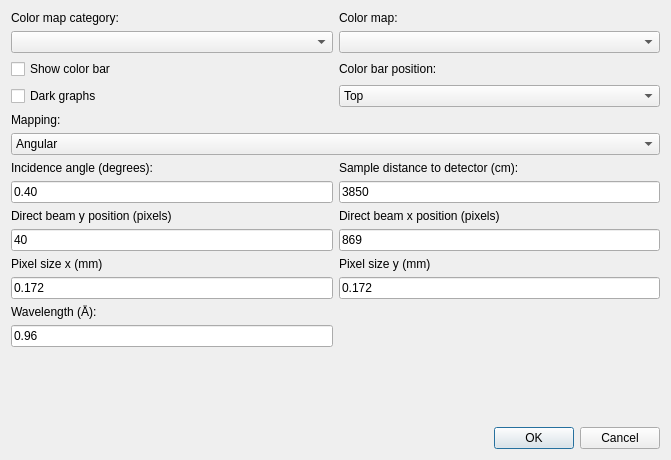
<?xml version="1.0" encoding="UTF-8"?>
<ui version="4.0">
 <class>Dialog</class>
 <widget class="QDialog" name="Dialog">
  <property name="geometry">
   <rect>
    <x>0</x>
    <y>0</y>
    <width>671</width>
    <height>460</height>
   </rect>
  </property>
  <property name="windowTitle">
   <string>Settings</string>
  </property>
  <layout class="QGridLayout" name="gridLayout">
   <item row="5" column="0">
    <widget class="QLabel" name="label_9">
     <property name="text">
      <string>Mapping:</string>
     </property>
    </widget>
   </item>
   <item row="11" column="0">
    <layout class="QGridLayout" name="gridLayout_2">
     <item row="1" column="1">
      <widget class="QLineEdit" name="sdd_line">
       <property name="text">
        <string>3850</string>
       </property>
      </widget>
     </item>
     <item row="8" column="0">
      <spacer name="verticalSpacer_2">
       <property name="orientation">
        <enum>Qt::Vertical</enum>
       </property>
       <property name="sizeHint" stdset="0">
        <size>
         <width>20</width>
         <height>40</height>
        </size>
       </property>
      </spacer>
     </item>
     <item row="3" column="0">
      <widget class="QLineEdit" name="dby_line">
       <property name="text">
        <string>40</string>
       </property>
      </widget>
     </item>
     <item row="5" column="1">
      <widget class="QLineEdit" name="ps_y_line">
       <property name="text">
        <string>0.172</string>
       </property>
      </widget>
     </item>
     <item row="1" column="0">
      <widget class="QLineEdit" name="ai_line">
       <property name="text">
        <string>0.40</string>
       </property>
      </widget>
     </item>
     <item row="0" column="0">
      <widget class="QLabel" name="label_3">
       <property name="text">
        <string>Incidence angle (degrees):</string>
       </property>
      </widget>
     </item>
     <item row="4" column="1">
      <widget class="QLabel" name="label_8">
       <property name="text">
        <string>Pixel size y (mm)</string>
       </property>
      </widget>
     </item>
     <item row="2" column="0">
      <widget class="QLabel" name="label_5">
       <property name="text">
        <string>Direct beam y position (pixels)</string>
       </property>
      </widget>
     </item>
     <item row="3" column="1">
      <widget class="QLineEdit" name="dbx_line">
       <property name="text">
        <string>869</string>
       </property>
      </widget>
     </item>
     <item row="2" column="1">
      <widget class="QLabel" name="label_6">
       <property name="text">
        <string>Direct beam x position (pixels)</string>
       </property>
      </widget>
     </item>
     <item row="5" column="0">
      <widget class="QLineEdit" name="ps_x_line">
       <property name="text">
        <string>0.172</string>
       </property>
      </widget>
     </item>
     <item row="7" column="0">
      <widget class="QLineEdit" name="wavelength_line">
       <property name="text">
        <string>0.96</string>
       </property>
      </widget>
     </item>
     <item row="0" column="1">
      <widget class="QLabel" name="label_4">
       <property name="text">
        <string>Sample distance to detector (cm):</string>
       </property>
      </widget>
     </item>
     <item row="4" column="0">
      <widget class="QLabel" name="label_7">
       <property name="text">
        <string>Pixel size x (mm)</string>
       </property>
      </widget>
     </item>
     <item row="6" column="0">
      <widget class="QLabel" name="label_11">
       <property name="text">
        <string>Wavelength (Å):</string>
       </property>
      </widget>
     </item>
    </layout>
   </item>
   <item row="13" column="0">
    <widget class="QDialogButtonBox" name="buttonBox">
     <property name="orientation">
      <enum>Qt::Horizontal</enum>
     </property>
     <property name="standardButtons">
      <set>QDialogButtonBox::Cancel|QDialogButtonBox::Ok</set>
     </property>
    </widget>
   </item>
   <item row="2" column="0">
    <layout class="QGridLayout" name="gridLayout_4">
     <item row="4" column="1">
      <widget class="QComboBox" name="cbar_pos_widget">
       <item>
        <property name="text">
         <string>Top</string>
        </property>
       </item>
       <item>
        <property name="text">
         <string>Bottom</string>
        </property>
       </item>
       <item>
        <property name="text">
         <string>Left</string>
        </property>
       </item>
       <item>
        <property name="text">
         <string>Right</string>
        </property>
       </item>
      </widget>
     </item>
     <item row="0" column="1">
      <widget class="QLabel" name="label_2">
       <property name="text">
        <string>Color map:</string>
       </property>
      </widget>
     </item>
     <item row="2" column="1">
      <widget class="QLabel" name="label_10">
       <property name="text">
        <string>Color bar position:</string>
       </property>
      </widget>
     </item>
     <item row="1" column="1">
      <widget class="QComboBox" name="cmap_list_widget">
       <property name="sizePolicy">
        <sizepolicy hsizetype="Preferred" vsizetype="Fixed">
         <horstretch>0</horstretch>
         <verstretch>0</verstretch>
        </sizepolicy>
       </property>
      </widget>
     </item>
     <item row="0" column="0">
      <widget class="QLabel" name="label">
       <property name="text">
        <string>Color map category: </string>
       </property>
      </widget>
     </item>
     <item row="1" column="0">
      <widget class="QComboBox" name="cmap_category_widget"/>
     </item>
     <item row="2" column="0">
      <widget class="QCheckBox" name="cbar_check">
       <property name="text">
        <string>Show color bar</string>
       </property>
      </widget>
     </item>
     <item row="4" column="0">
      <widget class="QCheckBox" name="dark_graphs">
       <property name="text">
        <string>Dark graphs</string>
       </property>
      </widget>
     </item>
    </layout>
   </item>
   <item row="7" column="0">
    <widget class="QComboBox" name="mapping_widget">
     <item>
      <property name="text">
       <string>Angular</string>
      </property>
     </item>
     <item>
      <property name="text">
       <string>q-space</string>
      </property>
     </item>
     <item>
      <property name="text">
       <string>Pixels</string>
      </property>
     </item>
    </widget>
   </item>
   <item row="9" column="0">
    <layout class="QGridLayout" name="gridLayout_3"/>
   </item>
  </layout>
 </widget>
 <tabstops>
  <tabstop>cmap_list_widget</tabstop>
  <tabstop>mapping_widget</tabstop>
  <tabstop>ai_line</tabstop>
  <tabstop>sdd_line</tabstop>
  <tabstop>dby_line</tabstop>
  <tabstop>dbx_line</tabstop>
  <tabstop>ps_x_line</tabstop>
  <tabstop>ps_y_line</tabstop>
 </tabstops>
 <resources/>
 <connections>
  <connection>
   <sender>buttonBox</sender>
   <signal>accepted()</signal>
   <receiver>Dialog</receiver>
   <slot>accept()</slot>
   <hints>
    <hint type="sourcelabel">
     <x>248</x>
     <y>254</y>
    </hint>
    <hint type="destinationlabel">
     <x>157</x>
     <y>274</y>
    </hint>
   </hints>
  </connection>
  <connection>
   <sender>buttonBox</sender>
   <signal>rejected()</signal>
   <receiver>Dialog</receiver>
   <slot>reject()</slot>
   <hints>
    <hint type="sourcelabel">
     <x>316</x>
     <y>260</y>
    </hint>
    <hint type="destinationlabel">
     <x>286</x>
     <y>274</y>
    </hint>
   </hints>
  </connection>
 </connections>
</ui>
